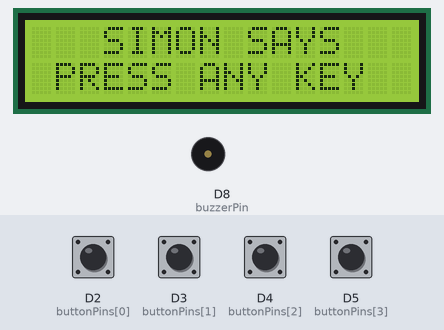
Simulated run of this program. Board: Arduino Uno R4 WiFi. Shown: 16×2 character LCD, buzzer (waves = sounding). The inputs (shaded band) are chosen by the test bench; at power-on: D2 (buttonPins[0]), D3 (buttonPins[1]), D4 (buttonPins[2]), D5 (buttonPins[3]) HIGH. Random numbers use the default seed unless the program sets one; what the program prints to the serial monitor is not drawn.

Above: at 1.2 s.
1.3 s: D2 (buttonPins[0]) pulled LOW for 0.15 s
At 1.9 s:
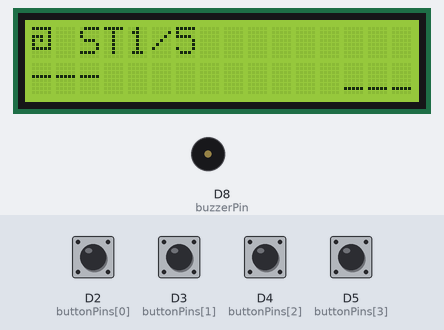
4.4 s: D4 (buttonPins[2]) pulled LOW for 0.15 s
At 5.6 s:
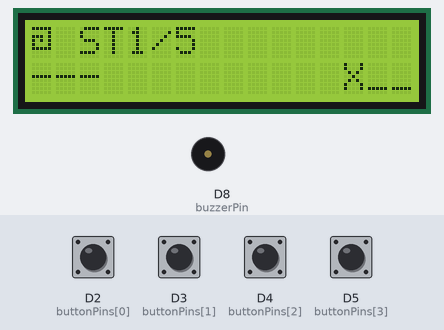
7.5 s: D3 (buttonPins[1]) pulled LOW for 1 s
At 9.8 s:
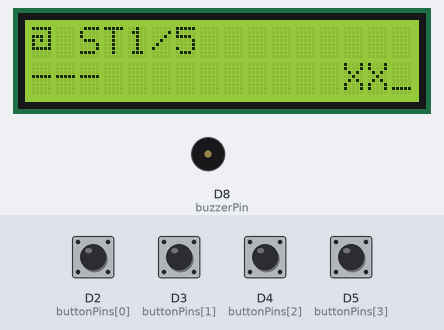
11.5 s: D5 (buttonPins[3]) pulled LOW for 1 s
At 15.2 s:
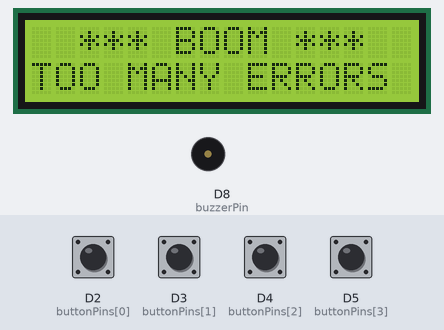
15.5 s: D2 (buttonPins[0]) pulled LOW for 1 s
At 17.7 s:
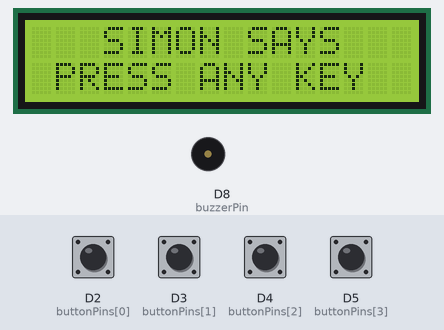
18.0 s: D4 (buttonPins[2]) pulled LOW for 1 s
At 22.6 s:
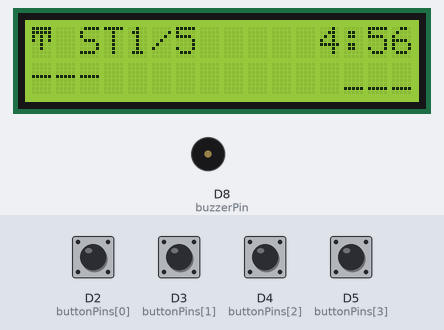
Timing chart, 0 to 23.0 s (numbered marks = the images above; inputs shaded):
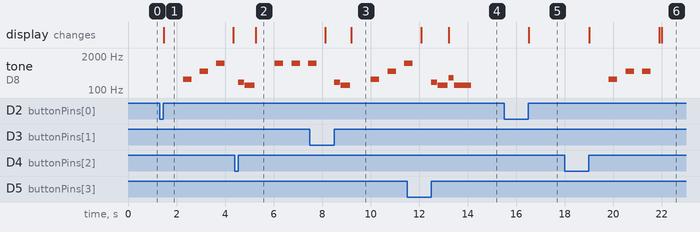

Measured:
- after the input at 1.3 s, tone on D8 (buzzerPin): plays 262 Hz for 0.35 s, 523 Hz for 0.35 s, 1047 Hz for 0.35 s, starting after 0.97 s; the display: changes after 0.17 s (image 1)
- after the input at 4.4 s, tone on D8 (buzzerPin): plays 200 Hz for 0.25 s, 150 Hz for 0.40 s, 1047 Hz for 0.35 s, 1047 Hz for 0.35 s, 1047 Hz for 0.06 s, starting after 0.15 s
- after the input at 15.5 s, the display: changes after 1.0 s (image 5)
- after the input at 18.0 s, tone on D8 (buzzerPin): silent → 262 Hz after 1.8 s, then repeats every 0.69 s: silent 0.34 s, 523 Hz 0.35 s, until it stays silent from 21.5 s; the display: first changes after 1.0 s (image 6 shows a later state)
- what the display in image 1 shows lasts 2.8 s, from 1.5 s to 4.3 s

The program:

main.cpp
```cpp
#include <Arduino.h>

// put function declarations here:
#include "ModuleWave.h"
#include "ModuleEye.h"
#include "ModuleSpiral.h"
#include "ModuleStar.h"

// put function definitions here:
byte fangIcon[8] = {B11111, B11111, B10101, B10101, B00100, B00100, B00000, B00000};

void solveFang(int tones[], int n, int decoys, int answer[]) {
  int table[3] = {4, 3, 2};
  for (int i = 0; i < n; i++) {
    if (i > 0 && tones[i] == tones[i - 1]) answer[i] = 1;
    else answer[i] = table[tones[i]];
  }
}

int realCount[5] = {3, 3, 4, 4, 5};
int maxDecoy[5]  = {0, 1, 1, 2, 2};

int order[5];
int strikes;
unsigned long endTime;

int tones[8];
bool decoy[8];
int len;
int answer[8];
int answerLen;

void solve(int symbol, int realTones[], int n, int decoys) {
  if (symbol == 0) solveWave(realTones, n, decoys, answer);
  if (symbol == 1) solveEye(realTones, n, decoys, answer);
  if (symbol == 2) solveFang(realTones, n, decoys, answer);
  if (symbol == 3) solveSpiral(realTones, n, decoys, answer);
  if (symbol == 4) solveStar(realTones, n, decoys, answer);
}

void makeStage(int stage) {
  int decoys = random(0, maxDecoy[stage] + 1);
  len = realCount[stage] + decoys;
  for (int i = 0; i < len; i++) {
    tones[i] = random(3);
    decoy[i] = false;
  }
  for (int d = 0; d < decoys; d++) {
    int p = random(len);
    while (decoy[p]) p = random(len);
    decoy[p] = true;
  }

  int realTones[8];
  answerLen = 0;
  for (int i = 0; i < len; i++) {
    if (!decoy[i]) {
      realTones[answerLen] = tones[i];
      answerLen++;
    }
  }
  solve(order[stage], realTones, answerLen, decoys);
}

long secondsLeft() {
  if (millis() >= endTime) return 0;
  return (endTime - millis()) / 1000;
}

bool playStage(int stage) {
  int pressed = 0;
  unsigned long lastPress = 0;

  while (secondsLeft() > 0) {
    if (pressed == 0) {
      showStage(order[stage], stage, 0, answerLen, strikes);
      delay(800);
      playSignal(tones, decoy, len);
      lastPress = millis();
    }

    int b = 0;
    while (b == 0 && millis() - lastPress < 6000 && secondsLeft() > 0) {
      showTime(secondsLeft());
      b = readButton();
    }
    if (b == 0) {
      pressed = 0;
      continue;
    }

    if (b != answer[pressed]) return false;
    pressed++;
    lastPress = millis();
    beep(1200, 20);
    showStage(order[stage], stage, pressed, answerLen, strikes);
    if (pressed == answerLen) return true;
  }
  return false;
}

void setup() {
  // put your setup code here, to run once:
  Serial.begin(9600);
  for (int i = 0; i < 4; i++) pinMode(buttonPins[i], INPUT_PULLUP);
  pinMode(buzzerPin, OUTPUT);

  lcd.init();
  lcd.backlight();
  lcd.createChar(0, waveIcon);
  lcd.createChar(1, eyeIcon);
  lcd.createChar(2, fangIcon);
  lcd.createChar(3, spiralIcon);
  lcd.createChar(4, starIcon);
}

void loop() {
  // put your main code here, to run repeatedly:
  showMessage(TITLE_1, TITLE_2);
  while (readButton() == 0) {}
  randomSeed(millis());

  for (int i = 0; i < 5; i++) order[i] = i;
  for (int i = 4; i > 0; i--) {
    int j = random(i + 1);
    int t = order[i];
    order[i] = order[j];
    order[j] = t;
  }

  strikes = 0;
  endTime = millis() + 300000;
  int stage = 0;

  while (stage < 5 && strikes < 3 && secondsLeft() > 0) {
    makeStage(stage);
    printAnswer(stage, tones, decoy, len, answer, answerLen);
    if (playStage(stage)) {
      beep(523, 100); beep(659, 100); beep(784, 100); beep(1047, 200);
      stage++;
    } else if (secondsLeft() > 0) {
      strikes++;
      beep(200, 250); beep(150, 400);
    }
  }

  if (stage == 5) {
    showMessage(WIN_1, WIN_2);
    beep(523, 150); beep(659, 150); beep(784, 150); beep(1047, 500);
  } else if (strikes >= 3) {
    showMessage(LOSE_1, LOSE_X);
    beep(300, 200); beep(150, 700);
  } else {
    showMessage(LOSE_1, LOSE_TIME);
    beep(300, 200); beep(150, 700);
  }
  while (readButton() == 0) {}
}
```

ModuleEye.h
```cpp
byte eyeIcon[8] = {B00000, B01110, B10001, B10101, B10001, B01110, B00000, B00000};

void solveEye(int tones[], int n, int decoys, int answer[]) {
  int table[3] = {3, 1, 4};
  for (int i = 0; i < n; i++) {
    answer[n - 1 - i] = table[tones[i]];
  }
}

int readButton() {
  for (int i = 0; i < 4; i++) {
    if (digitalRead(buttonPins[i]) == LOW) {
      delay(50);
      while (digitalRead(buttonPins[i]) == LOW) {}
      return i + 1;
    }
  }
  return 0;
}

int toneFreq[3] = {262, 523, 1047};

void playSignal(int tones[], bool decoy[], int len) {
  for (int i = 0; i < len; i++) {
    tone(buzzerPin, toneFreq[tones[i]], 350);
    delay(390);
    if (decoy[i]) {
      tone(buzzerPin, 3000, 25);   // tick = fake tone
    }
    delay(300);
  }
}

void beep(int freq, int ms) {
  tone(buzzerPin, freq, ms);
  delay(ms + 20);
}

void showTime(long secondsLeft) {
  lcd.setCursor(12, 0);
  lcd.print(secondsLeft / 60);
  lcd.print(":");
  if (secondsLeft % 60 < 10) lcd.print("0");
  lcd.print(secondsLeft % 60);
}

void showStage(int icon, int stage, int pressed, int total, int strikes) {
  lcd.clear();
  lcd.setCursor(0, 0);
  lcd.write((byte)icon);
  lcd.print(" ST");
  lcd.print(stage + 1);
  lcd.print("/5");

  lcd.setCursor(0, 1);
  for (int i = 0; i < total; i++) {
    if (i < pressed) lcd.print("*");
    else lcd.print("-");
  }

  lcd.setCursor(13, 1);
  for (int i = 0; i < 3; i++) {
    if (i < strikes) lcd.print("X");
    else lcd.print("_");
  }
}

void showMessage(const char* line1, const char* line2) {
  lcd.clear();
  lcd.setCursor(0, 0);
  lcd.print(line1);
  lcd.setCursor(0, 1);
  lcd.print(line2);
}
```

ModuleSpiral.h
```cpp
const char* TITLE_1   = "   SIMON SAYS";
const char* TITLE_2   = " PRESS ANY KEY";
const char* WIN_1     = "    DEFUSED!";
const char* WIN_2     = "SIGNAL RECOVERED";
const char* LOSE_1    = "  *** BOOM ***";
const char* LOSE_X    = "TOO MANY ERRORS";
const char* LOSE_TIME = "   TIME'S  UP";

byte spiralIcon[8] = {B11111, B00001, B11101, B10101, B10001, B11111, B00000, B00000};

void solveSpiral(int tones[], int n, int decoys, int answer[]) {
  int table[3] = {2, 4, 1};
  for (int i = 0; i < n; i++) {
    int b = table[tones[i]];
    if (decoys >= 2) {
      b = b + 1;
      if (b > 4) b = 1;
    }
    answer[i] = b;
  }
}
```

ModuleStar.h
```cpp
byte starIcon[8] = {B00100, B00100, B11111, B01110, B01010, B10001, B00000, B00000};

void solveStar(int tones[], int n, int decoys, int answer[]) {
  int last = 4;
  for (int i = 0; i < n; i++) {
    last = last + tones[i] + 1;
    if (last > 4) last = last - 4;
    answer[i] = last;
  }
}

void printAnswer(int stage, int tones[], bool decoy[], int len, int answer[], int n) {
  String names[3] = {"LOW", "MID", "HIGH"};
  Serial.print("Stage ");
  Serial.print(stage + 1);
  Serial.print(": ");
  for (int i = 0; i < len; i++) {
    Serial.print(names[tones[i]]);
    if (decoy[i]) Serial.print("(tick)");
    Serial.print(" ");
  }
  Serial.print("-> ");
  for (int i = 0; i < n; i++) {
    Serial.print(answer[i]);
    Serial.print(" ");
  }
  Serial.println();
}
```

ModuleWave.h
```cpp
#include <Wire.h>
#include <LiquidCrystal_I2C.h>

LiquidCrystal_I2C lcd(0x27, 16, 2);

int buttonPins[4] = {2, 3, 4, 5};
int buzzerPin = 8;

byte waveIcon[8] = {B00000, B01000, B10101, B00010, B01000, B10101, B00010, B00000};

void solveWave(int tones[], int n, int decoys, int answer[]) {
  int table[3] = {1, 2, 3};
  for (int i = 0; i < n; i++) {
    answer[i] = table[tones[i]];
  }
}
```
